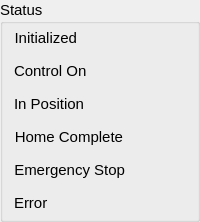
       <widget class="QGroupBox" name="grpStatus">
        <property name="font">
         <font>
          <pointsize>11</pointsize>
         </font>
        </property>
        <property name="title">
         <string>Status</string>
        </property>
        <layout class="QGridLayout" name="gridLayout_5" rowstretch="0,0,0,0,0,0" columnstretch="0,0">
         <property name="sizeConstraint">
          <enum>QLayout::SetDefaultConstraint</enum>
         </property>
         <property name="topMargin">
          <number>5</number>
         </property>
         <property name="bottomMargin">
          <number>7</number>
         </property>
         <property name="verticalSpacing">
          <number>15</number>
         </property>
         <item row="4" column="0" alignment="Qt::AlignLeft">
          <widget class="QLabel" name="label_83">
           <property name="text">
            <string>Emergency Stop</string>
           </property>
           <property name="alignment">
            <set>Qt::AlignRight|Qt::AlignTrailing|Qt::AlignVCenter</set>
           </property>
          </widget>
         </item>
         <item row="2" column="1">
          <widget class="QLabel" name="statusPosition">
           <property name="sizePolicy">
            <sizepolicy hsizetype="Fixed" vsizetype="Fixed">
             <horstretch>0</horstretch>
             <verstretch>0</verstretch>
            </sizepolicy>
           </property>
           <property name="minimumSize">
            <size>
             <width>16</width>
             <height>16</height>
            </size>
           </property>
           <property name="maximumSize">
            <size>
             <width>16</width>
             <height>16</height>
            </size>
           </property>
           <property name="text">
            <string/>
           </property>
           <property name="pixmap">
            <pixmap resource="../../../../resources/nicos-gui.qrc">:/leds/status_white</pixmap>
           </property>
           <property name="scaledContents">
            <bool>true</bool>
           </property>
          </widget>
         </item>
         <item row="1" column="1">
          <widget class="QLabel" name="statusControl">
           <property name="sizePolicy">
            <sizepolicy hsizetype="Fixed" vsizetype="Fixed">
             <horstretch>0</horstretch>
             <verstretch>0</verstretch>
            </sizepolicy>
           </property>
           <property name="minimumSize">
            <size>
             <width>16</width>
             <height>16</height>
            </size>
           </property>
           <property name="maximumSize">
            <size>
             <width>16</width>
             <height>16</height>
            </size>
           </property>
           <property name="text">
            <string/>
           </property>
           <property name="pixmap">
            <pixmap resource="../../../../resources/nicos-gui.qrc">:/leds/status_white</pixmap>
           </property>
           <property name="scaledContents">
            <bool>true</bool>
           </property>
          </widget>
         </item>
         <item row="0" column="1">
          <widget class="QLabel" name="statusInitialized">
           <property name="sizePolicy">
            <sizepolicy hsizetype="Fixed" vsizetype="Fixed">
             <horstretch>0</horstretch>
             <verstretch>0</verstretch>
            </sizepolicy>
           </property>
           <property name="minimumSize">
            <size>
             <width>16</width>
             <height>16</height>
            </size>
           </property>
           <property name="maximumSize">
            <size>
             <width>16</width>
             <height>16</height>
            </size>
           </property>
           <property name="text">
            <string/>
           </property>
           <property name="pixmap">
            <pixmap resource="../../../../resources/nicos-gui.qrc">:/leds/status_white</pixmap>
           </property>
           <property name="scaledContents">
            <bool>true</bool>
           </property>
          </widget>
         </item>
         <item row="5" column="0">
          <widget class="QLabel" name="label_7">
           <property name="text">
            <string>Error</string>
           </property>
          </widget>
         </item>
         <item row="4" column="1">
          <widget class="QLabel" name="statusEStop">
           <property name="sizePolicy">
            <sizepolicy hsizetype="Fixed" vsizetype="Fixed">
             <horstretch>0</horstretch>
             <verstretch>0</verstretch>
            </sizepolicy>
           </property>
           <property name="minimumSize">
            <size>
             <width>16</width>
             <height>16</height>
            </size>
           </property>
           <property name="maximumSize">
            <size>
             <width>16</width>
             <height>16</height>
            </size>
           </property>
           <property name="text">
            <string/>
           </property>
           <property name="pixmap">
            <pixmap resource="../../../../resources/nicos-gui.qrc">:/leds/status_white</pixmap>
           </property>
           <property name="scaledContents">
            <bool>true</bool>
           </property>
          </widget>
         </item>
         <item row="0" column="0" alignment="Qt::AlignLeft">
          <widget class="QLabel" name="label_80">
           <property name="frameShape">
            <enum>QFrame::NoFrame</enum>
           </property>
           <property name="text">
            <string>Initialized</string>
           </property>
           <property name="alignment">
            <set>Qt::AlignRight|Qt::AlignTrailing|Qt::AlignVCenter</set>
           </property>
          </widget>
         </item>
         <item row="3" column="1">
          <widget class="QLabel" name="statusHome">
           <property name="sizePolicy">
            <sizepolicy hsizetype="Fixed" vsizetype="Fixed">
             <horstretch>0</horstretch>
             <verstretch>0</verstretch>
            </sizepolicy>
           </property>
           <property name="minimumSize">
            <size>
             <width>16</width>
             <height>16</height>
            </size>
           </property>
           <property name="maximumSize">
            <size>
             <width>16</width>
             <height>16</height>
            </size>
           </property>
           <property name="text">
            <string/>
           </property>
           <property name="pixmap">
            <pixmap resource="../../../../resources/nicos-gui.qrc">:/leds/status_white</pixmap>
           </property>
           <property name="scaledContents">
            <bool>true</bool>
           </property>
          </widget>
         </item>
         <item row="3" column="0" alignment="Qt::AlignLeft">
          <widget class="QLabel" name="label_82">
           <property name="text">
            <string>Home Complete</string>
           </property>
           <property name="alignment">
            <set>Qt::AlignRight|Qt::AlignTrailing|Qt::AlignVCenter</set>
           </property>
          </widget>
         </item>
         <item row="5" column="1">
          <widget class="QLabel" name="statusError">
           <property name="sizePolicy">
            <sizepolicy hsizetype="Fixed" vsizetype="Fixed">
             <horstretch>0</horstretch>
             <verstretch>0</verstretch>
            </sizepolicy>
           </property>
           <property name="minimumSize">
            <size>
             <width>16</width>
             <height>16</height>
            </size>
           </property>
           <property name="maximumSize">
            <size>
             <width>16</width>
             <height>16</height>
            </size>
           </property>
           <property name="text">
            <string/>
           </property>
           <property name="pixmap">
            <pixmap resource="../../../../resources/nicos-gui.qrc">:/leds/status_white</pixmap>
           </property>
           <property name="scaledContents">
            <bool>true</bool>
           </property>
          </widget>
         </item>
         <item row="2" column="0" alignment="Qt::AlignLeft">
          <widget class="QLabel" name="label_78">
           <property name="text">
            <string>In Position</string>
           </property>
           <property name="alignment">
            <set>Qt::AlignRight|Qt::AlignTrailing|Qt::AlignVCenter</set>
           </property>
          </widget>
         </item>
         <item row="1" column="0">
          <widget class="QLabel" name="label_81">
           <property name="text">
            <string>Control On</string>
           </property>
           <property name="alignment">
            <set>Qt::AlignLeading|Qt::AlignLeft|Qt::AlignVCenter</set>
           </property>
          </widget>
         </item>
        </layout>
       </widget>
